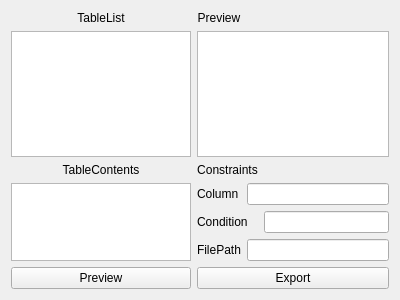
<?xml version="1.0" encoding="UTF-8"?>
<ui version="4.0">
 <class>ExportWindow</class>
 <widget class="QWidget" name="ExportWindow">
  <property name="geometry">
   <rect>
    <x>0</x>
    <y>0</y>
    <width>400</width>
    <height>300</height>
   </rect>
  </property>
  <property name="windowTitle">
   <string>Form</string>
  </property>
  <layout class="QGridLayout" name="gridLayout">
   <item row="0" column="0">
    <widget class="QLabel" name="label">
     <property name="text">
      <string>TableList</string>
     </property>
     <property name="alignment">
      <set>Qt::AlignCenter</set>
     </property>
    </widget>
   </item>
   <item row="0" column="1">
    <widget class="QLabel" name="label_4">
     <property name="text">
      <string>Preview</string>
     </property>
     <property name="alignment">
      <set>Qt::AlignCenter</set>
     </property>
    </widget>
   </item>
   <item row="1" column="0">
    <widget class="QListWidget" name="listWidget"/>
   </item>
   <item row="1" column="1" colspan="3">
    <widget class="QTextEdit" name="TableExportView"/>
   </item>
   <item row="2" column="0">
    <widget class="QLabel" name="label_3">
     <property name="text">
      <string>TableContents</string>
     </property>
     <property name="alignment">
      <set>Qt::AlignCenter</set>
     </property>
    </widget>
   </item>
   <item row="2" column="1" colspan="2">
    <widget class="QLabel" name="label_2">
     <property name="text">
      <string>Constraints</string>
     </property>
     <property name="alignment">
      <set>Qt::AlignCenter</set>
     </property>
    </widget>
   </item>
   <item row="3" column="0" rowspan="3">
    <widget class="QTextEdit" name="TableContentView"/>
   </item>
   <item row="3" column="1">
    <widget class="QLabel" name="label_5">
     <property name="text">
      <string>Column</string>
     </property>
    </widget>
   </item>
   <item row="3" column="2" colspan="2">
    <widget class="QLineEdit" name="ColumnEdit"/>
   </item>
   <item row="4" column="1" colspan="2">
    <widget class="QLabel" name="label_6">
     <property name="text">
      <string>Condition</string>
     </property>
    </widget>
   </item>
   <item row="4" column="3">
    <widget class="QLineEdit" name="ConditionEdit"/>
   </item>
   <item row="5" column="1">
    <widget class="QLabel" name="label_7">
     <property name="text">
      <string>FilePath</string>
     </property>
    </widget>
   </item>
   <item row="5" column="2" colspan="2">
    <widget class="QLineEdit" name="FilePath"/>
   </item>
   <item row="6" column="0">
    <widget class="QPushButton" name="Preview">
     <property name="text">
      <string>Preview</string>
     </property>
    </widget>
   </item>
   <item row="6" column="1" colspan="3">
    <widget class="QPushButton" name="Export">
     <property name="text">
      <string>Export</string>
     </property>
    </widget>
   </item>
  </layout>
 </widget>
 <resources/>
 <connections/>
</ui>
